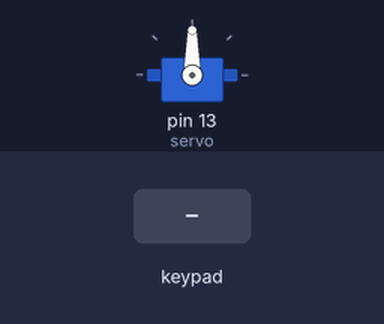
The sketch below on a simulated Arduino Mega 2560, built with avr-gcc and run on an emulated ATmega2560. Parts: servo. Inputs (shaded band) come from the test bench. What the sketch prints to the serial monitor is not drawn.

Above: at 1.2 s.
1.3 s: key '=' pressed
At 2.5 s:
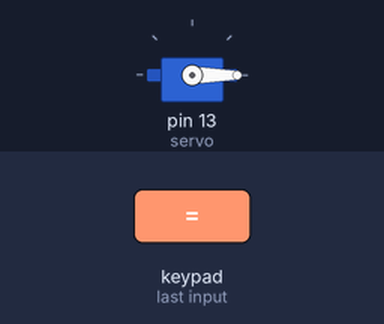
2.8 s: keypad keys 3 7 3 8 3 9 4 0 = pressed 0.4 s apart
At 6.3 s:
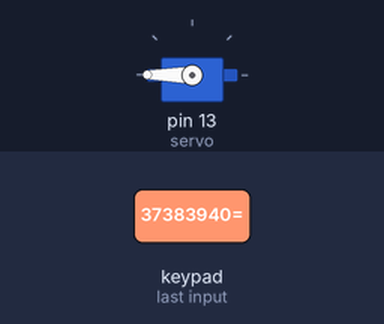
Timing chart, 0 to 7.8 s (numbered marks = the images above; inputs shaded):
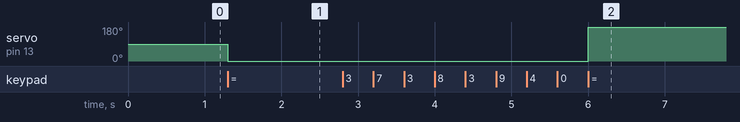

Measured:
- after the input at 1.3 s, servo on pin 13 (servo): 90° → 0° at once
- after the input at 2.8 s, servo on pin 13 (servo): 0° → 180° after 3.2 s

The sketch:

sketch_oct24a.ino
```cpp
#include <Keypad.h>
#include <Servo.h>


const byte ROWS = 4; //four rows
const byte COLS = 4; //four columns
char keys[ROWS][COLS] = {
  {'7','8','9','/'},
  {'4','5','6','*'},
  {'1','2','3','-'},
  {'.','0','=','+'}
};
byte rowPins[ROWS] = {37, 38, 39, 40}; //connect to the row pinouts of the keypad
byte colPins[COLS] = {41, 42, 43, 44}; //connect to the column pinouts of the keypad

Keypad keypad = Keypad( makeKeymap(keys), rowPins, colPins, ROWS, COLS );


int val;
Servo servo;

String entered = "";

void setup(){

  Serial.begin(9600);
  servo.attach(13);
}

void loop(){

  char key = keypad.getKey();

  if (key){
    if (key == '='){

      val = entered.toInt();

      Serial.print(val);
      Serial.write(' ');

      servo.write(val);
      delay(20);

    }else if (key == '.') {

      entered = "";

    }else {

      entered += key;
      Serial.print(entered);
      Serial.write(' ');
    }

  }
}
```
